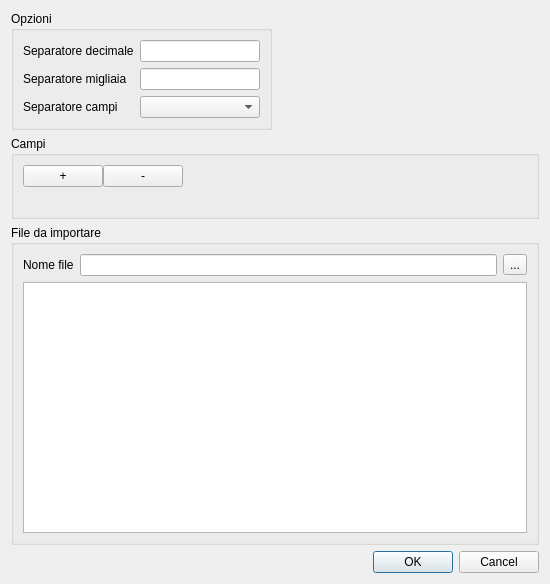
<?xml version="1.0" encoding="UTF-8"?>
<ui version="4.0">
 <class>ImportBillItemMeasuresTXT</class>
 <widget class="QDialog" name="ImportBillItemMeasuresTXT">
  <property name="geometry">
   <rect>
    <x>0</x>
    <y>0</y>
    <width>550</width>
    <height>584</height>
   </rect>
  </property>
  <property name="windowTitle">
   <string>Importa misure da file TXT</string>
  </property>
  <layout class="QGridLayout" name="gridLayout_3">
   <item row="0" column="0">
    <widget class="QGroupBox" name="optionsGroupBox">
     <property name="title">
      <string>Opzioni</string>
     </property>
     <layout class="QGridLayout" name="gridLayout">
      <item row="0" column="0">
       <widget class="QLabel" name="decimalSeparatorLabel">
        <property name="text">
         <string>Separatore decimale</string>
        </property>
       </widget>
      </item>
      <item row="0" column="1">
       <widget class="QLineEdit" name="decimalSeparatorLineEdit"/>
      </item>
      <item row="2" column="0">
       <widget class="QLabel" name="fieldsSeparatoreLabel">
        <property name="text">
         <string>Separatore campi</string>
        </property>
       </widget>
      </item>
      <item row="2" column="1">
       <widget class="QComboBox" name="fieldsSeparatorComboBox"/>
      </item>
      <item row="1" column="0">
       <widget class="QLabel" name="thousandSeparatorLabel">
        <property name="text">
         <string>Separatore migliaia</string>
        </property>
       </widget>
      </item>
      <item row="1" column="1">
       <widget class="QLineEdit" name="thousandSeparatorLineEdit"/>
      </item>
     </layout>
    </widget>
   </item>
   <item row="0" column="1">
    <spacer name="horizontalSpacer">
     <property name="orientation">
      <enum>Qt::Horizontal</enum>
     </property>
     <property name="sizeHint" stdset="0">
      <size>
       <width>40</width>
       <height>20</height>
      </size>
     </property>
    </spacer>
   </item>
   <item row="1" column="0" colspan="2">
    <widget class="QGroupBox" name="fieldsGroupBox">
     <property name="title">
      <string>Campi</string>
     </property>
     <layout class="QGridLayout" name="priceFieldsGroupBoxLayout">
      <property name="spacing">
       <number>0</number>
      </property>
      <item row="1" column="0">
       <layout class="QGridLayout" name="priceFieldPushButtonLayout">
        <item row="0" column="0">
         <widget class="QPushButton" name="insertFieldPushButton">
          <property name="text">
           <string>+</string>
          </property>
         </widget>
        </item>
        <item row="0" column="1">
         <widget class="QPushButton" name="removeFieldPushButton">
          <property name="text">
           <string>-</string>
          </property>
         </widget>
        </item>
        <item row="0" column="2">
         <spacer name="fieldPushButtonSpacer">
          <property name="orientation">
           <enum>Qt::Horizontal</enum>
          </property>
          <property name="sizeHint" stdset="0">
           <size>
            <width>40</width>
            <height>20</height>
           </size>
          </property>
         </spacer>
        </item>
       </layout>
      </item>
      <item row="2" column="0">
       <layout class="QHBoxLayout" name="fieldComboBoxLayout">
        <item>
         <layout class="QHBoxLayout" name="horizontalLayout"/>
        </item>
        <item>
         <spacer name="horizontalSpacer_3">
          <property name="orientation">
           <enum>Qt::Horizontal</enum>
          </property>
          <property name="sizeHint" stdset="0">
           <size>
            <width>40</width>
            <height>20</height>
           </size>
          </property>
         </spacer>
        </item>
       </layout>
      </item>
     </layout>
    </widget>
   </item>
   <item row="2" column="0" colspan="2">
    <widget class="QGroupBox" name="fileGroupBox">
     <property name="title">
      <string>File da importare</string>
     </property>
     <layout class="QGridLayout" name="gridLayout_2">
      <item row="0" column="1">
       <widget class="QLineEdit" name="fileNameLineEdit">
        <property name="readOnly">
         <bool>true</bool>
        </property>
       </widget>
      </item>
      <item row="0" column="0">
       <widget class="QLabel" name="fileNameLabel">
        <property name="text">
         <string>Nome file</string>
        </property>
       </widget>
      </item>
      <item row="0" column="2">
       <widget class="QToolButton" name="editFileNameButton">
        <property name="text">
         <string>...</string>
        </property>
       </widget>
      </item>
      <item row="1" column="0" colspan="3">
       <widget class="QPlainTextEdit" name="filePreviewTextEdit">
        <property name="readOnly">
         <bool>true</bool>
        </property>
       </widget>
      </item>
     </layout>
    </widget>
   </item>
   <item row="3" column="0" colspan="2">
    <widget class="QDialogButtonBox" name="buttonBox">
     <property name="orientation">
      <enum>Qt::Horizontal</enum>
     </property>
     <property name="standardButtons">
      <set>QDialogButtonBox::Cancel|QDialogButtonBox::Ok</set>
     </property>
    </widget>
   </item>
  </layout>
 </widget>
 <resources/>
 <connections>
  <connection>
   <sender>buttonBox</sender>
   <signal>accepted()</signal>
   <receiver>ImportBillItemMeasuresTXT</receiver>
   <slot>accept()</slot>
   <hints>
    <hint type="sourcelabel">
     <x>248</x>
     <y>254</y>
    </hint>
    <hint type="destinationlabel">
     <x>157</x>
     <y>274</y>
    </hint>
   </hints>
  </connection>
  <connection>
   <sender>buttonBox</sender>
   <signal>rejected()</signal>
   <receiver>ImportBillItemMeasuresTXT</receiver>
   <slot>reject()</slot>
   <hints>
    <hint type="sourcelabel">
     <x>316</x>
     <y>260</y>
    </hint>
    <hint type="destinationlabel">
     <x>286</x>
     <y>274</y>
    </hint>
   </hints>
  </connection>
 </connections>
</ui>
